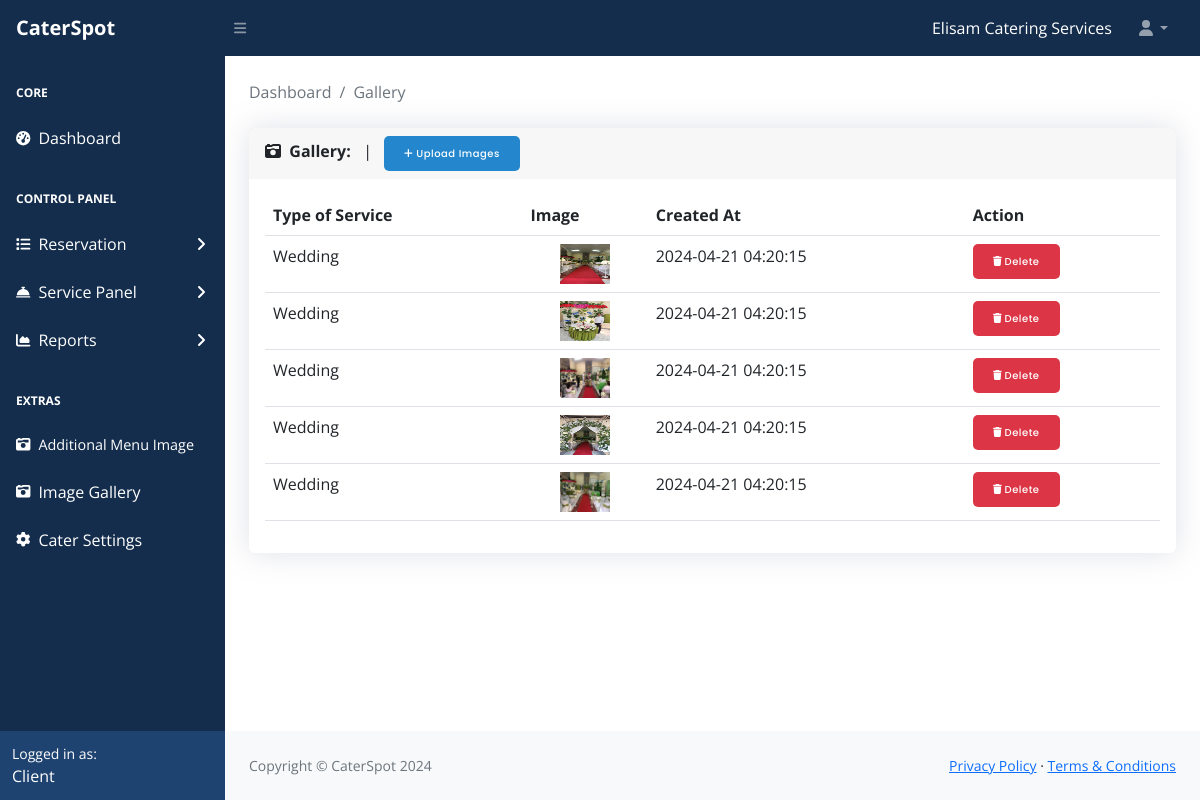
Page /client/main/gallery.php (signed in) on the committed database.
### tables this page shows
CREATE TABLE `tbl_clients` (
  `client_id` int(11) NOT NULL,
  `email` varchar(255) NOT NULL,
  `username` varchar(100) NOT NULL,
  `contact` varchar(255) NOT NULL,
  `address` varchar(255) NOT NULL,
  `password` varchar(255) NOT NULL,
  `client_image` varchar(255) NOT NULL,
  `createdAt` timestamp NOT NULL DEFAULT current_timestamp()
);

CREATE TABLE `tblclient_gallery` (
  `id` int(11) NOT NULL,
  `client_id` varchar(255) NOT NULL,
  `uniq_id` varchar(255) NOT NULL,
  `service` varchar(255) NOT NULL,
  `file_name` varchar(255) NOT NULL,
  `createdAt` timestamp NOT NULL DEFAULT current_timestamp()
);

### client/main/functions/fetch-client.php (called while the page is built, shortened)
<?php
require_once '../../config/conn.php';
function getClient($client_id)
{
    global $DB_con;
    $sql = 'SELECT A.*,A.contact, B.cater_name, B.cater_description,B.cater_location, B.cater_email, B.about_us, B.cater_contactno, B.cater_gmaplink, B.socmed_link, B.bg_image, C.faq_id, C.cater_question, C.cater_answer FROM tbl_clients AS A
    LEFT JOIN tblclient_settings AS B ON A.client_id = B.client_id
    LEFT JOIN tblclient_faqs AS C ON A.client_id = C.client_id
    WHERE A.client_id = :client_id';
    $stmt = $DB_con->prepare($sql);
    $stmt->bindParam(':client_id', $client_id, PDO::PARAM_STR);
    $stmt->execute();
    $user = $stmt->fetch(PDO::FETCH_ASSOC);
    return $user;
}
if (isset($_SESSION['client_id'])) {
    $client_id = $_SESSION['client_id'];
    $client = getClient($client_id);
    if ($client) {
        $client_username = $client['username'];
    } else {
        echo "User not found";
    }
}
?>

### client/main/functions/fetch-gallery.php (called while the page is built)
<?php
require_once '../../config/conn.php';
if (isset($_SESSION['client_id'])) {
    $sql = "SELECT A.* FROM tblclient_gallery AS A
    LEFT JOIN tbl_clients AS B ON A.client_id = B.client_id
    WHERE A.client_id = :client_id";
    try {
        $stmt = $DB_con->prepare($sql);
        $stmt->bindParam(':client_id', $_SESSION['client_id'], PDO::PARAM_INT);
        $stmt->execute();
        $galleries = $stmt->fetchAll(PDO::FETCH_ASSOC);
    } catch (PDOException $e) {
        echo "Error: " . $e->getMessage();
    }
}
?>

### client/main/gallery.php (the view, shortened to what this page needs)
<?php
include_once 'functions/fetch-gallery.php';
?>
<!DOCTYPE html>
<html lang="en">
<head>
    <link href="https://cdn.jsdelivr.net/npm/simple-datatables@7.1.2/dist/style.min.css" rel="stylesheet" />
    <link href="../vendor/css/styles.css" rel="stylesheet" />
    <link rel="stylesheet" href="https://cdnjs.cloudflare.com/ajax/libs/toastify-js/1.5.0/toastify.css"
 />
    <link rel="stylesheet" href="https://cdnjs.cloudflare.com/ajax/libs/toastify-js/1.5.0/toastify.min.css"
 />
</head>
<body class="sb-nav-fixed">
    <?php require_once 'includes/top-nav.php'; ?>
    <div id="layoutSidenav">
        <?php require_once 'includes/left-nav.php'; ?>
        <div id="layoutSidenav_content">
            <main>
                <div class="container-fluid px-4">
                    <br>
                    <ol class="breadcrumb mb-4">
                        <li class="breadcrumb-item"><a href="index.php" class="link-ref">Dashboard</a></li>
                        <li class="breadcrumb-item active">Gallery</li>
                    </ol>
                    <div class="card mb-4">
                        <div class="card-header">
                            <div class="form-group">
                            <i class="fa-solid fa-camera-retro"></i>&nbsp;
                                <b>Gallery:</b>
                                &nbsp; | &nbsp;
                                <button type="button" class="btn-get-main" data-toggle="modal"
                                    data-target="#AddNewModal">
                                    <i class="fa-solid fa-plus"></i> Upload Images
                                </button>
                            </div>
                        </div>
                        <div class="card-body">
                            <table id="datatablesSimple" class="table">
                                <thead>
                                    <tr>
                                        <th>Type of Service</th>
                                        <th>Image</th>
                                        <th>Created At</th>
                                        <th>Action</th>
                                    </tr>
                                </thead>
                                <tbody>
                                    <?php foreach ($galleries as $gallery): ?>
                                        <tr>
                                            <td>
                                                <?php echo $gallery['service']; ?>
                                            </td>
                                            <td>
                                                <center><img
                                                        src="../../assets/img/client-gallery/<?php echo $gallery['file_name']; ?>"
                                                        class="image-table" alt="No Image"></center>
                                            </td>
                                            <td>
                                                <?php echo $gallery['createdAt']; ?>
                                            </td>
                                            <td>
                                                <button class="btn-get-del" data-toggle="modal" data-target="#DeleteModal"
                                                    data-gallery-id="<?php echo $gallery['uniq_id'] ?>"><i
                                                        class="fa-solid fa-trash"></i>
                                                    Delete</button>
                                            </td>
                                        </tr>
                                    <?php endforeach; ?>
                                </tbody>
                            </table>
                        </div>
                    </div>
                </div>
            </main>
            <?php require_once 'includes/footer.php'; ?>
        </div>
    </div>
</body>
</html>

### client/main/includes/top-nav.php (shortened to what this page needs)
<?php
require_once '../../config/conn.php';
require_once 'functions/fetch-client.php';
?>
<nav class="sb-topnav navbar navbar-expand navbar-dark bg-dark">
    <a class="navbar-brand ps-3" href="index.php" style="font-weight:bold;">CaterSpot</a>
    <button class="btn btn-link btn-sm order-1 order-lg-0 me-4 me-lg-0" id="sidebarToggle" href="#!"><i
            class="fas fa-bars"></i></button>
    <form class="d-none d-md-inline-block form-inline ms-auto me-0 me-md-3 my-2 my-md-0">
        <div class="input-group">
        <a class="dropdown-item" href="#!" style="color:#fff;"><?php echo $client_username; ?>
        </div>
    </form>
    <ul class="navbar-nav ms-auto ms-md-0 me-3 me-lg-4">
        <li class="nav-item dropdown">
            <a class="nav-link dropdown-toggle" id="navbarDropdown" href="#" role="button" data-bs-toggle="dropdown"
                aria-expanded="false"><i class="fas fa-user fa-fw"></i></a>
        </li>
    </ul>
</nav>

### rows in the picture
tbl_clients: username "Elisam Catering Services"
tblclient_gallery: service "Wedding", file_name (picture), createdAt "2024-04-21 04:20:15"
tblclient_gallery: service "Wedding", file_name (picture), createdAt "2024-04-21 04:20:15"
tblclient_gallery: service "Wedding", file_name (picture), createdAt "2024-04-21 04:20:15"
tblclient_gallery: service "Wedding", file_name (picture), createdAt "2024-04-21 04:20:15"
tblclient_gallery: service "Wedding", file_name (picture), createdAt "2024-04-21 04:20:15"
